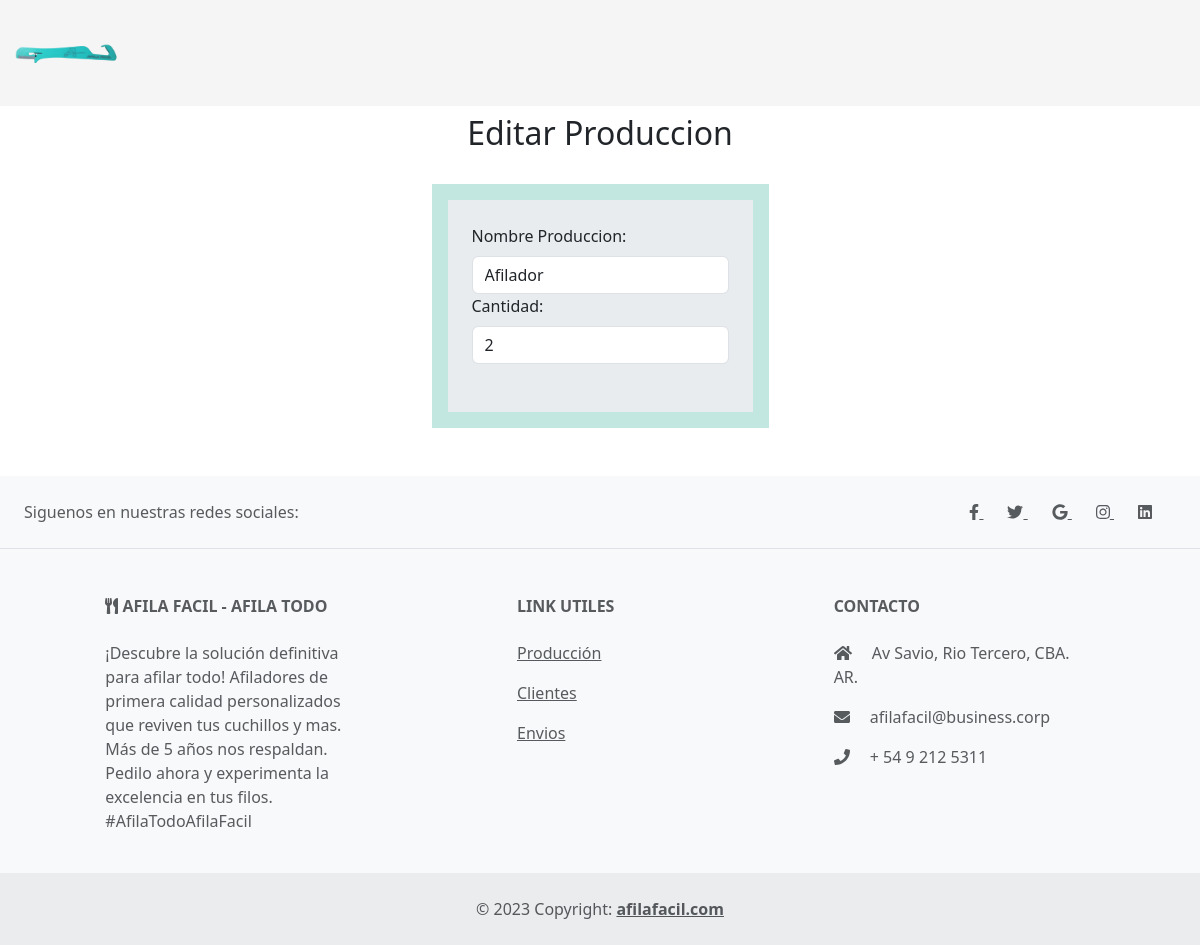
The app's page /editar/5/, older data.
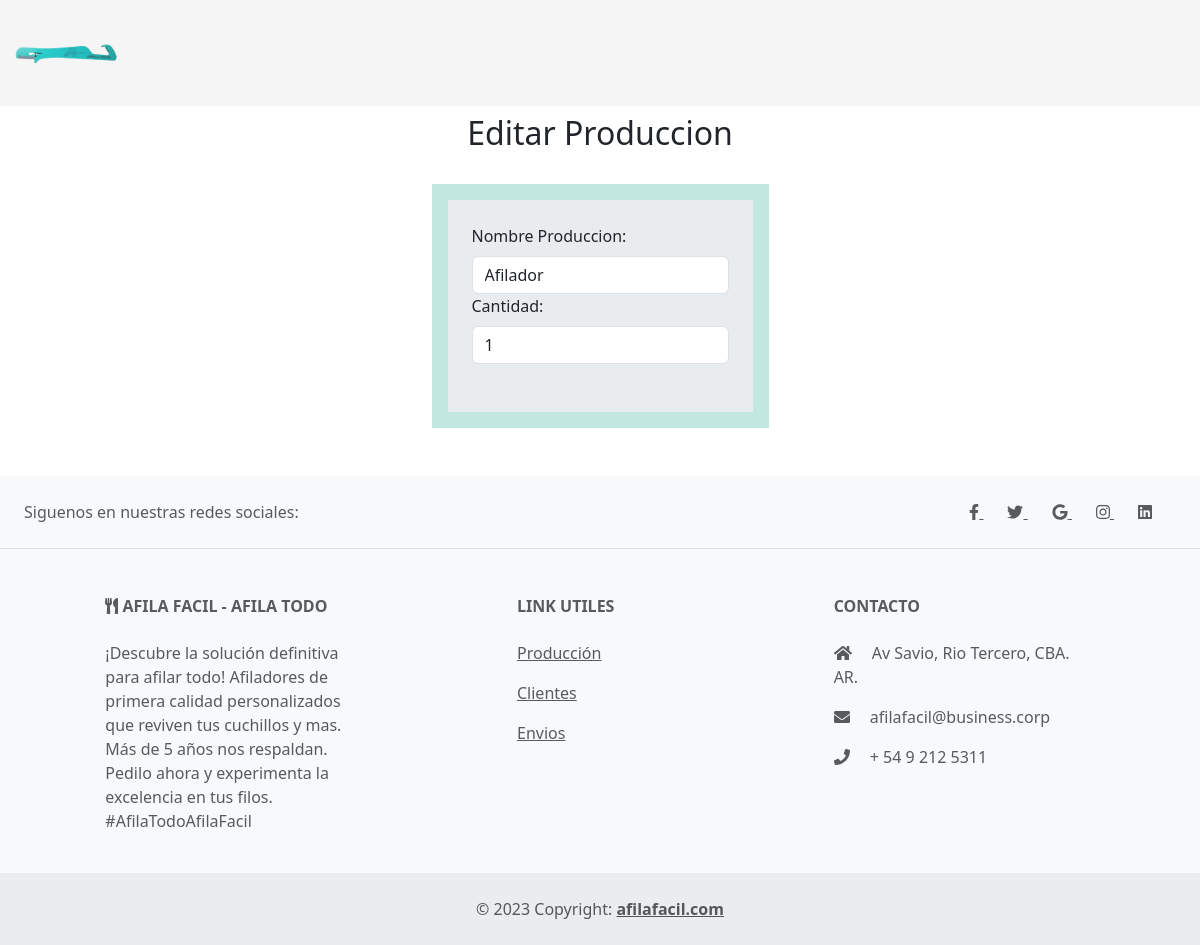
The same page, newer data.
### produccion/models.py (models this page shows, shortened)
class Produccion(models.Model):
    producto_completo = models.BooleanField(default=False)
    materias = models.ForeignKey(Materias, on_delete=models.CASCADE, related_name='produccion', null=True)
    produccion_cantidad = models.IntegerField(default=0)
    produccion_total = models.IntegerField(default=0)
    nombre = models.CharField(max_length=100, default='')
    class Meta:
        db_table = 'produccion'
        verbose_name = "Produccion"

### produccion/views.py (the view)
# urls.py: path('editar/<int:id>/', views.editar_produccion, name='editar_produccion'),
def editar_produccion(request, id):
    produccion = get_object_or_404(Produccion, pk=id)
    if request.method == 'POST':
        form = ProduccionForm(request.POST)
        if form.is_valid():
            nueva_nombre = form.cleaned_data['nombre']
            nueva_cantidad = form.cleaned_data['cantidad']
            if nueva_cantidad < 0:
                messages.error(request, "La cantidad no puede ser negativa")
                return render(request, 'editar_produccion.html', {'form': form, 'produccion': produccion})
            materias = Materias.objects.filter(id__in=[1, 2, 3, 4, 5, 6])
            minimo_cantidad_materias = min(
                materia.cantidad for materia in materias)
            if nueva_cantidad <= minimo_cantidad_materias:
                diferencia_cantidad = nueva_cantidad - produccion.produccion_cantidad
                for materia in materias:
                    materia.cantidad -= diferencia_cantidad
                    materia.save()
                produccion.produccion_cantidad = nueva_cantidad
                produccion.nombre = nueva_nombre
                total = sum(materia.precio *
                            nueva_cantidad for materia in materias)
                produccion.produccion_total = total
                produccion.save()
                return redirect('produccion')
            else:
                messages.warning(request, "No hay stock disponible")
    else:
        form = ProduccionForm(initial={
            'nombre': produccion.nombre,
            'cantidad': produccion.produccion_cantidad,
        })
    return render(request, 'editar_produccion.html', {'form': form, 'produccion': produccion})

### produccion/forms.py
class ProduccionForm(forms.Form):
    nombre = forms.CharField(max_length=100)
    cantidad = forms.IntegerField() #min_value=0 si lo dejo no emitira mensaje

### produccion/templates/editar_produccion.html (shortened to what this page needs)
{% extends "materias_primas/layout.html" %}
{% load static %}
{% block content %}
    <div class="container-fluid ">
        <div class="d-flex flex-column align-items-center">
          <h2 class="mb-3 mt-2">Editar Produccion</h2>
          <div class="d-flex justify-content-center mt-3 mb-5" style="background-color: #c2e7e1;">
            <form class="m-3 p-4 bg-body-secondary" method="post" action="{% url 'editar_produccion' produccion.id %}"  enctype="multipart/form-data">
              <div class="row">
                  <div class="form-outline w-100">
                    <label class="form-label" for="nombre">Nombre Produccion:</label>
                    <input type="text" id="nombre" name="nombre" class="form-control" value="{{ produccion.nombre }}" />
                  </div>
              </div>
                <div class="row mb-4">
                    <div class="form-outline w-100">
                    <label class="form-label" for="cantidad">Cantidad: </label>
                    <input type="number" id="cantidad" name="cantidad" class="form-control" value="{{ produccion.produccion_cantidad }}"/>
                    </div>
                </div>
            </form>
        </div>
    </div>
  </div>
{% endblock %}

Row changes from the older to the newer data that the page shows:
changed Produccion "Afilador": cantidad "2" → "1"
